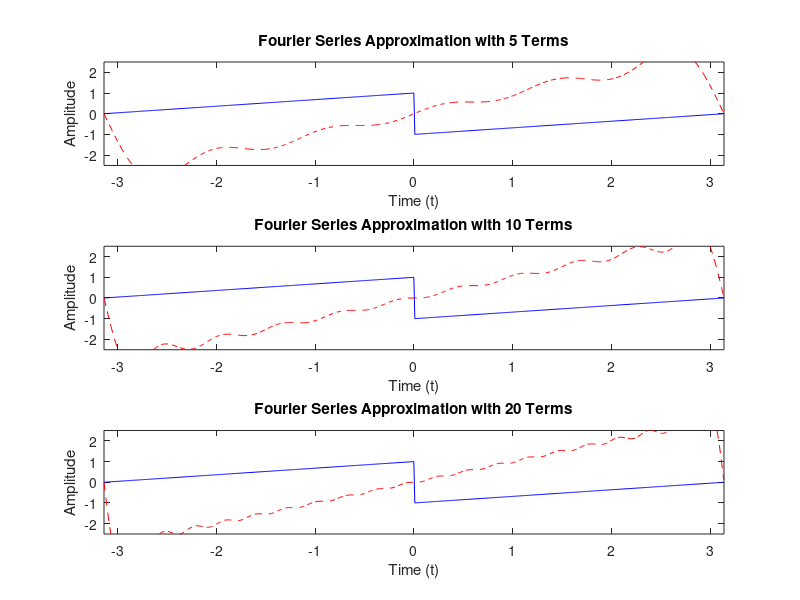

Write MATLAB code to recreate this figure.
% Define time vector and original sawtooth wave
t = -pi:0.01:pi;
x = sawtooth(t);

% Fourier series approximation for 5, 10, 20 terms
N = [5, 10, 20];
y_limits = [-2.5 2.5];

for i = 1:3
    approx = 0;
    for n = 1:N(i)
        approx = approx + (2*(-1)^(n+1)/n) * sin(n*t);
    end
    subplot(3,1,i);
    plot(t, x, 'b', t, approx, 'r--');
    title(['Fourier Series Approximation with ', num2str(N(i)), ' Terms']);
    xlabel('Time (t)');
    ylabel('Amplitude');
    axis([-pi pi y_limits]);
 end
